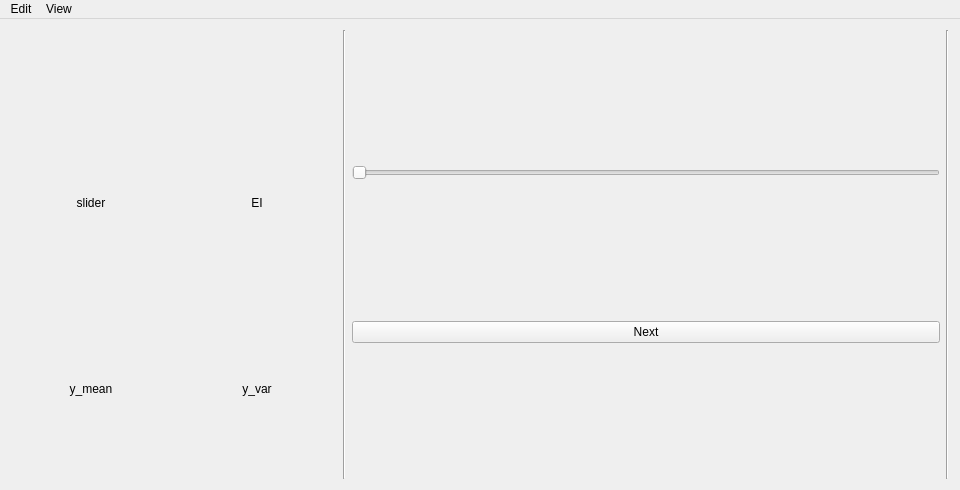
<?xml version="1.0" encoding="UTF-8"?>
<ui version="4.0">
 <class>MainWindow</class>
 <widget class="QMainWindow" name="MainWindow">
  <property name="geometry">
   <rect>
    <x>0</x>
    <y>0</y>
    <width>960</width>
    <height>490</height>
   </rect>
  </property>
  <property name="windowTitle">
   <string>Prototype</string>
  </property>
  <widget class="QWidget" name="centralWidget">
   <layout class="QHBoxLayout" name="horizontalLayout">
    <item>
     <layout class="QGridLayout" name="gridLayout">
      <item row="0" column="1">
       <widget class="MainWidget" name="widget_e" native="true">
        <property name="minimumSize">
         <size>
          <width>160</width>
          <height>160</height>
         </size>
        </property>
       </widget>
      </item>
      <item row="3" column="1">
       <widget class="MainWidget" name="widget_s" native="true">
        <property name="minimumSize">
         <size>
          <width>160</width>
          <height>160</height>
         </size>
        </property>
       </widget>
      </item>
      <item row="4" column="0">
       <widget class="QLabel" name="label_m">
        <property name="text">
         <string>y_mean</string>
        </property>
        <property name="alignment">
         <set>Qt::AlignCenter</set>
        </property>
       </widget>
      </item>
      <item row="1" column="0">
       <widget class="QLabel" name="label_y">
        <property name="text">
         <string>slider</string>
        </property>
        <property name="alignment">
         <set>Qt::AlignCenter</set>
        </property>
       </widget>
      </item>
      <item row="4" column="1">
       <widget class="QLabel" name="label_s">
        <property name="text">
         <string>y_var</string>
        </property>
        <property name="alignment">
         <set>Qt::AlignCenter</set>
        </property>
       </widget>
      </item>
      <item row="3" column="0">
       <widget class="MainWidget" name="widget_m" native="true">
        <property name="minimumSize">
         <size>
          <width>160</width>
          <height>160</height>
         </size>
        </property>
       </widget>
      </item>
      <item row="1" column="1">
       <widget class="QLabel" name="label_e">
        <property name="text">
         <string>EI</string>
        </property>
        <property name="alignment">
         <set>Qt::AlignCenter</set>
        </property>
       </widget>
      </item>
      <item row="0" column="0">
       <widget class="MainWidget" name="widget_y" native="true">
        <property name="minimumSize">
         <size>
          <width>160</width>
          <height>160</height>
         </size>
        </property>
       </widget>
      </item>
      <item row="5" column="0">
       <spacer name="verticalSpacer">
        <property name="orientation">
         <enum>Qt::Vertical</enum>
        </property>
        <property name="sizeHint" stdset="0">
         <size>
          <width>20</width>
          <height>40</height>
         </size>
        </property>
       </spacer>
      </item>
      <item row="5" column="1">
       <spacer name="verticalSpacer_2">
        <property name="orientation">
         <enum>Qt::Vertical</enum>
        </property>
        <property name="sizeHint" stdset="0">
         <size>
          <width>20</width>
          <height>40</height>
         </size>
        </property>
       </spacer>
      </item>
     </layout>
    </item>
    <item>
     <widget class="Line" name="line">
      <property name="orientation">
       <enum>Qt::Vertical</enum>
      </property>
     </widget>
    </item>
    <item>
     <layout class="QVBoxLayout" name="verticalLayout">
      <item>
       <widget class="QSlider" name="horizontalSlider">
        <property name="orientation">
         <enum>Qt::Horizontal</enum>
        </property>
       </widget>
      </item>
      <item>
       <layout class="QHBoxLayout" name="horizontalLayout_buttons">
        <item>
         <widget class="QPushButton" name="pushButton">
          <property name="text">
           <string>Next</string>
          </property>
         </widget>
        </item>
       </layout>
      </item>
     </layout>
    </item>
    <item>
     <widget class="Line" name="line_2">
      <property name="orientation">
       <enum>Qt::Vertical</enum>
      </property>
     </widget>
    </item>
    <item>
     <layout class="QFormLayout" name="formLayout">
      <property name="fieldGrowthPolicy">
       <enum>QFormLayout::FieldsStayAtSizeHint</enum>
      </property>
     </layout>
    </item>
   </layout>
  </widget>
  <widget class="QMenuBar" name="menuBar">
   <property name="geometry">
    <rect>
     <x>0</x>
     <y>0</y>
     <width>960</width>
     <height>22</height>
    </rect>
   </property>
   <widget class="QMenu" name="menuAdd">
    <property name="title">
     <string>Edit</string>
    </property>
    <addaction name="actionProceed_optimization"/>
    <addaction name="actionClear_all_data"/>
    <addaction name="actionPrint_current_best"/>
    <addaction name="actionExport_photos_on_slider"/>
   </widget>
   <widget class="QMenu" name="menuView">
    <property name="title">
     <string>View</string>
    </property>
   </widget>
   <addaction name="menuAdd"/>
   <addaction name="menuView"/>
  </widget>
  <action name="actionBatch_visualization">
   <property name="text">
    <string>Batch visualization</string>
   </property>
  </action>
  <action name="actionProceed_optimization">
   <property name="text">
    <string>Proceed optimization</string>
   </property>
   <property name="shortcut">
    <string>Ctrl+Return</string>
   </property>
  </action>
  <action name="actionClear_all_data">
   <property name="text">
    <string>Clear all data</string>
   </property>
  </action>
  <action name="actionPrint_current_best">
   <property name="text">
    <string>Print current best</string>
   </property>
  </action>
  <action name="actionExport_photos_on_slider">
   <property name="text">
    <string>Export photos</string>
   </property>
  </action>
 </widget>
 <layoutdefault spacing="6" margin="11"/>
 <customwidgets>
  <customwidget>
   <class>MainWidget</class>
   <extends>QWidget</extends>
   <header>mainwidget.hpp</header>
   <container>1</container>
  </customwidget>
 </customwidgets>
 <resources/>
 <connections/>
</ui>
